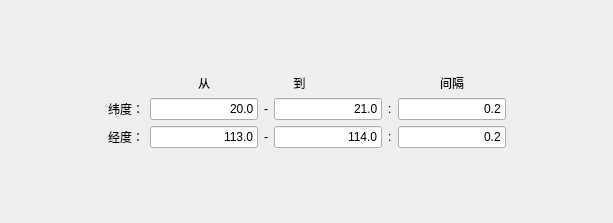
<?xml version="1.0" encoding="UTF-8"?>
<ui version="4.0">
 <class>AnoQueryFromGridSetForm</class>
 <widget class="QWidget" name="AnoQueryFromGridSetForm">
  <property name="geometry">
   <rect>
    <x>0</x>
    <y>0</y>
    <width>613</width>
    <height>223</height>
   </rect>
  </property>
  <property name="windowTitle">
   <string>Form</string>
  </property>
  <layout class="QGridLayout" name="gridLayout_2">
   <property name="leftMargin">
    <number>0</number>
   </property>
   <property name="topMargin">
    <number>0</number>
   </property>
   <property name="rightMargin">
    <number>0</number>
   </property>
   <property name="bottomMargin">
    <number>0</number>
   </property>
   <item row="0" column="0">
    <layout class="QGridLayout" name="gridLayout" rowstretch="1,0,0" columnstretch="0,0,0,0,0,0,0,0,0,0">
     <item row="2" column="1">
      <widget class="QLabel" name="label_2">
       <property name="text">
        <string>经度：</string>
       </property>
      </widget>
     </item>
     <item row="2" column="5" colspan="2">
      <widget class="QLineEdit" name="lineEdit_lon_max">
       <property name="text">
        <string>114.0</string>
       </property>
       <property name="alignment">
        <set>Qt::AlignRight|Qt::AlignTrailing|Qt::AlignVCenter</set>
       </property>
      </widget>
     </item>
     <item row="2" column="4">
      <widget class="QLabel" name="label_6">
       <property name="text">
        <string>-</string>
       </property>
      </widget>
     </item>
     <item row="0" column="8">
      <widget class="QLabel" name="label_15">
       <property name="sizePolicy">
        <sizepolicy hsizetype="Preferred" vsizetype="Maximum">
         <horstretch>0</horstretch>
         <verstretch>0</verstretch>
        </sizepolicy>
       </property>
       <property name="text">
        <string>间隔</string>
       </property>
       <property name="alignment">
        <set>Qt::AlignCenter</set>
       </property>
      </widget>
     </item>
     <item row="2" column="9">
      <spacer name="horizontalSpacer_6">
       <property name="orientation">
        <enum>Qt::Horizontal</enum>
       </property>
       <property name="sizeHint" stdset="0">
        <size>
         <width>40</width>
         <height>20</height>
        </size>
       </property>
      </spacer>
     </item>
     <item row="2" column="2" colspan="2">
      <widget class="QLineEdit" name="lineEdit_lon_min">
       <property name="text">
        <string>113.0</string>
       </property>
       <property name="alignment">
        <set>Qt::AlignRight|Qt::AlignTrailing|Qt::AlignVCenter</set>
       </property>
      </widget>
     </item>
     <item row="1" column="7">
      <widget class="QLabel" name="label_12">
       <property name="text">
        <string>:</string>
       </property>
      </widget>
     </item>
     <item row="2" column="8">
      <widget class="QLineEdit" name="lineEdit_lon_step">
       <property name="text">
        <string>0.2</string>
       </property>
       <property name="alignment">
        <set>Qt::AlignRight|Qt::AlignTrailing|Qt::AlignVCenter</set>
       </property>
      </widget>
     </item>
     <item row="1" column="2" colspan="2">
      <widget class="QLineEdit" name="lineEdit_lat_min">
       <property name="text">
        <string>20.0</string>
       </property>
       <property name="alignment">
        <set>Qt::AlignRight|Qt::AlignTrailing|Qt::AlignVCenter</set>
       </property>
      </widget>
     </item>
     <item row="0" column="2" colspan="2">
      <widget class="QLabel" name="label_13">
       <property name="sizePolicy">
        <sizepolicy hsizetype="Preferred" vsizetype="Maximum">
         <horstretch>0</horstretch>
         <verstretch>0</verstretch>
        </sizepolicy>
       </property>
       <property name="text">
        <string>从</string>
       </property>
       <property name="alignment">
        <set>Qt::AlignCenter</set>
       </property>
      </widget>
     </item>
     <item row="2" column="7">
      <widget class="QLabel" name="label_11">
       <property name="text">
        <string>:</string>
       </property>
      </widget>
     </item>
     <item row="1" column="8">
      <widget class="QLineEdit" name="lineEdit_lat_step">
       <property name="text">
        <string>0.2</string>
       </property>
       <property name="alignment">
        <set>Qt::AlignRight|Qt::AlignTrailing|Qt::AlignVCenter</set>
       </property>
      </widget>
     </item>
     <item row="1" column="4">
      <widget class="QLabel" name="label_5">
       <property name="text">
        <string>-</string>
       </property>
      </widget>
     </item>
     <item row="1" column="5" colspan="2">
      <widget class="QLineEdit" name="lineEdit_lat_max">
       <property name="text">
        <string>21.0</string>
       </property>
       <property name="alignment">
        <set>Qt::AlignRight|Qt::AlignTrailing|Qt::AlignVCenter</set>
       </property>
      </widget>
     </item>
     <item row="1" column="1">
      <widget class="QLabel" name="label">
       <property name="text">
        <string>纬度：</string>
       </property>
      </widget>
     </item>
     <item row="0" column="5">
      <widget class="QLabel" name="label_14">
       <property name="sizePolicy">
        <sizepolicy hsizetype="Preferred" vsizetype="Maximum">
         <horstretch>0</horstretch>
         <verstretch>0</verstretch>
        </sizepolicy>
       </property>
       <property name="text">
        <string>到</string>
       </property>
       <property name="alignment">
        <set>Qt::AlignCenter</set>
       </property>
      </widget>
     </item>
     <item row="1" column="0">
      <spacer name="horizontalSpacer">
       <property name="orientation">
        <enum>Qt::Horizontal</enum>
       </property>
       <property name="sizeHint" stdset="0">
        <size>
         <width>40</width>
         <height>20</height>
        </size>
       </property>
      </spacer>
     </item>
     <item row="2" column="0">
      <spacer name="horizontalSpacer_2">
       <property name="orientation">
        <enum>Qt::Horizontal</enum>
       </property>
       <property name="sizeHint" stdset="0">
        <size>
         <width>40</width>
         <height>20</height>
        </size>
       </property>
      </spacer>
     </item>
     <item row="1" column="9">
      <spacer name="horizontalSpacer_5">
       <property name="orientation">
        <enum>Qt::Horizontal</enum>
       </property>
       <property name="sizeHint" stdset="0">
        <size>
         <width>40</width>
         <height>20</height>
        </size>
       </property>
      </spacer>
     </item>
    </layout>
   </item>
  </layout>
 </widget>
 <resources/>
 <connections/>
</ui>
